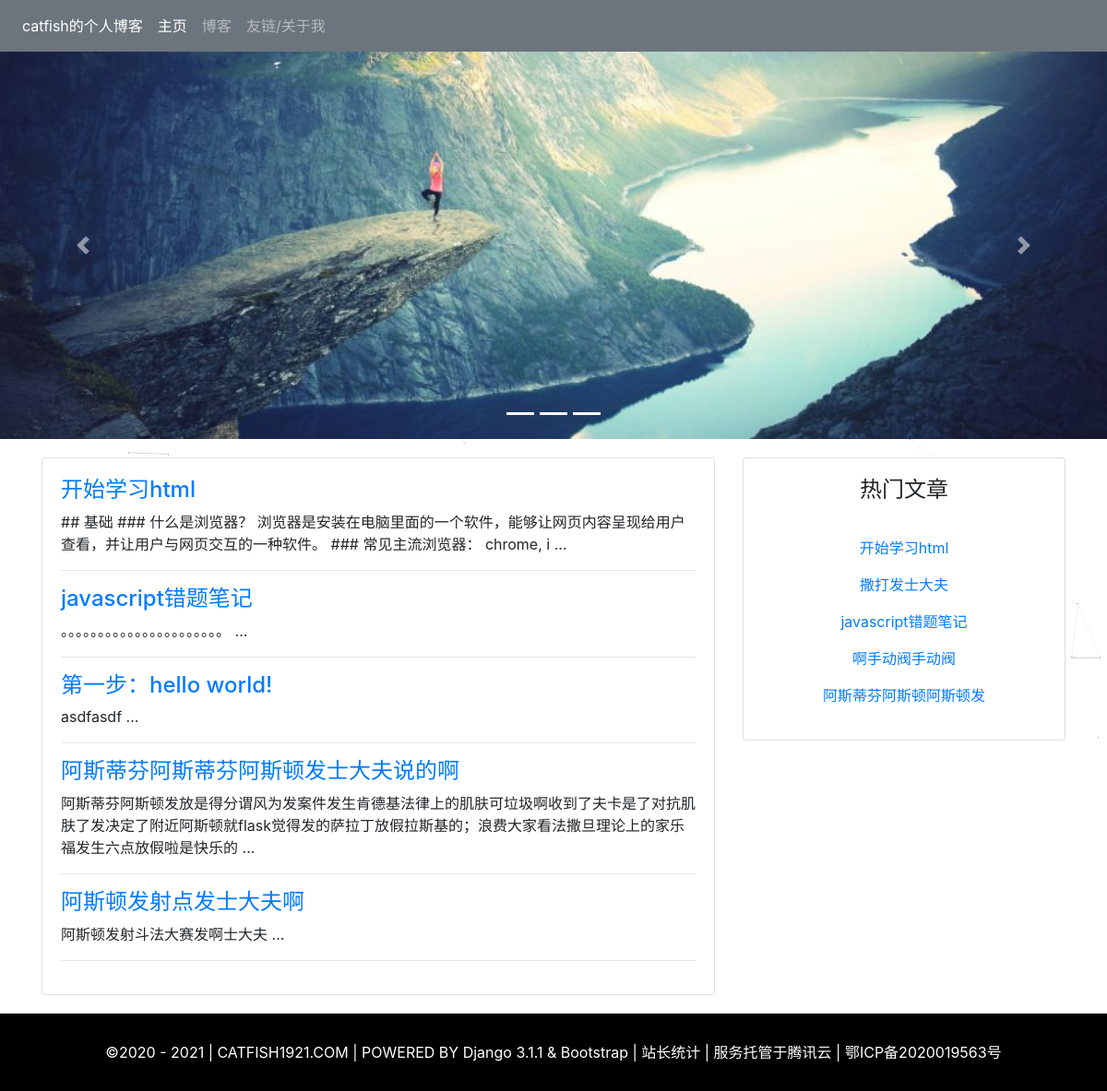
The app's page /, older data.
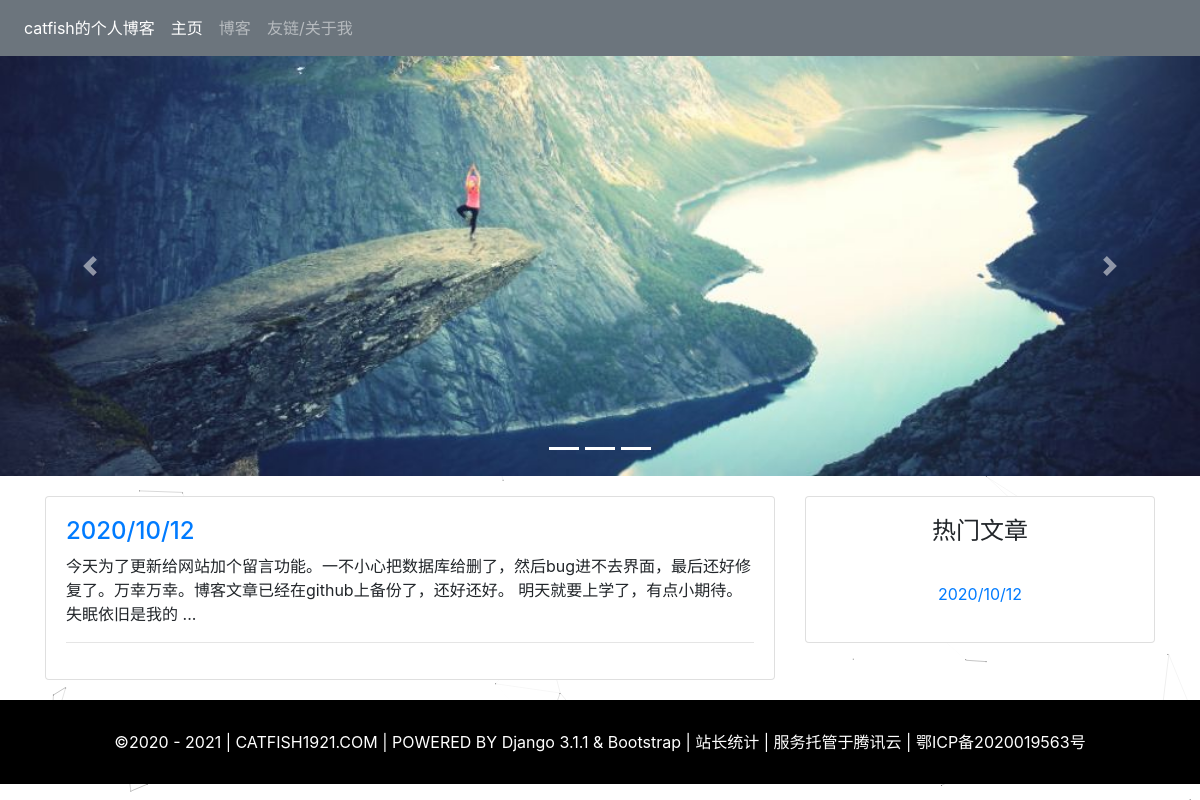
The same page, newer data.
### myapp/models.py (models this page shows, shortened)
class Article(models.Model):
    objects = models.Manager()
    published = PublishedManager()
    STATUS_CHOICE = (("draft", "草稿"), ("published", "发布中"))
    title = models.CharField(max_length=30, verbose_name="标题", unique=True)
    book = models.ForeignKey(Book, on_delete=models.CASCADE, related_name="article", verbose_name="书名")
    content = MDTextField(verbose_name="正文")
    status = models.CharField(max_length=10, choices=STATUS_CHOICE, default="draft", verbose_name="文章状态")
    priority = models.IntegerField(default=0, verbose_name="优先级")
    look = models.IntegerField(default=0, verbose_name="浏览量")
    datetime = models.DateTimeField(auto_now_add=True, verbose_name="发布日期")
    class Meta:
        ordering = ('priority',)
        verbose_name = "文章列表"
        verbose_name_plural = verbose_name

### myapp/views.py (the view)
# urls.py: path("", views.home, name="home"),
def home(request):
    ones = Article.published.order_by("-datetime")[:5]
    hots = Article.objects.order_by("-look")[:5]
    return render(request, 'myapp/home.html', locals())

### myapp/models.py (called while the page is built)
    def get_queryset(self):
        return super(PublishedManager, self).get_queryset().filter(status='published')

### templates/myapp/home.html (shortened to what this page needs)
{% extends 'myapp/base.html' %}
{% block home %}active{% endblock %}
{% block content %}
      <div id="demo" class="carousel slide" data-ride="carousel">
        <ul class="carousel-indicators">
          <li data-target="#demo" data-slide-to="0" class="active"></li>
          <li data-target="#demo" data-slide-to="1" class="active"></li>
          <li data-target="#demo" data-slide-to="2" class="active"></li>
        </ul>
        <div class="carousel-inner">
          <div class="carousel-item active">
            <img src="{% static 'image/1.jpg' %}">
          </div>
        </div>
        <a class="carousel-control-prev" href="#demo" data-slide="prev">
          <span class="carousel-control-prev-icon"></span>
        </a>
        <a class="carousel-control-next" href="#demo" data-slide="next">
          <span class="carousel-control-next-icon"></span>
        </a>
      </div>
      <div class="container">
        <div class="row">
            <div class="col-md-8 main">
                <div class="card">
                    <div class="card-body">
                        {% for one in ones %}
                        <div class="list">
                            <h4><a href="{% url 'article' one.id %}">{{ one.title }}</a></h4>
                            <p>{{ one.content|truncatechars:100 }} ... </p>
                        </div><hr>
                        {% empty %}
                        <p>暂无文章</p>
                        {% endfor %}
                </div>
                </div>
            </div>
            <div class="col-md-4 other">
                    <div class="card">
                      <div class="card-body">
                        <h4 class="card-title">热门文章</h4><br>
                        {% for hot in hots %}
                        <p><a href="{% url 'article' hot.id %}" class="card-link">{{ hot.title }}</a></p>
                        {% empty %}
                        <p>暂无文章</p>
                        {% endfor %}
                      </div>
                    </div>
        </div>
      </div>
</div>
{% endblock %}

Row changes from the older to the newer data that the page shows:
removed Article: title "开始学习html", content "## 基础 ### 什么是浏览器？ 浏览器是安装在电脑里面的一个软件，能够让网页内容呈现给用户查看，并让用户与网页交互的一种软件。 ### 常见主流浏览器： chrome, i"
removed Article: title "javascript错题笔记", content "。。。。。。。。。。。。。。。。。。。。。。"
removed Article: title "第一步：hello world!", content "asdfasdf"
removed Article: title "阿斯蒂芬阿斯蒂芬阿斯顿发士大夫说的啊", content "阿斯蒂芬阿斯顿发放是得分谓风为发案件发生肯德基法律上的肌肤可垃圾啊收到了夫卡是了对抗肌肤了发决定了附近阿斯顿就flask觉得发的萨拉丁放假拉斯基的；浪费大家看法撒旦理论上的家乐福发生六点放假啦是快乐的"
removed Article: title "阿斯顿发射点发士大夫啊", content "阿斯顿发射斗法大赛发啊士大夫"
removed Article: title "撒打发士大夫", shown under "热门文章"
removed Article: title "啊手动阀手动阀", shown under "热门文章"
removed Article: title "阿斯蒂芬阿斯顿阿斯顿发", shown under "热门文章"
added Article: title "2020/10/12", content "今天为了更新给网站加个留言功能。一不小心把数据库给删了，然后bug进不去界面，最后还好修复了。万幸万幸。博客文章已经在github上备份了，还好还好。 明天就要上学了，有点小期待。失眠依旧是我的"
